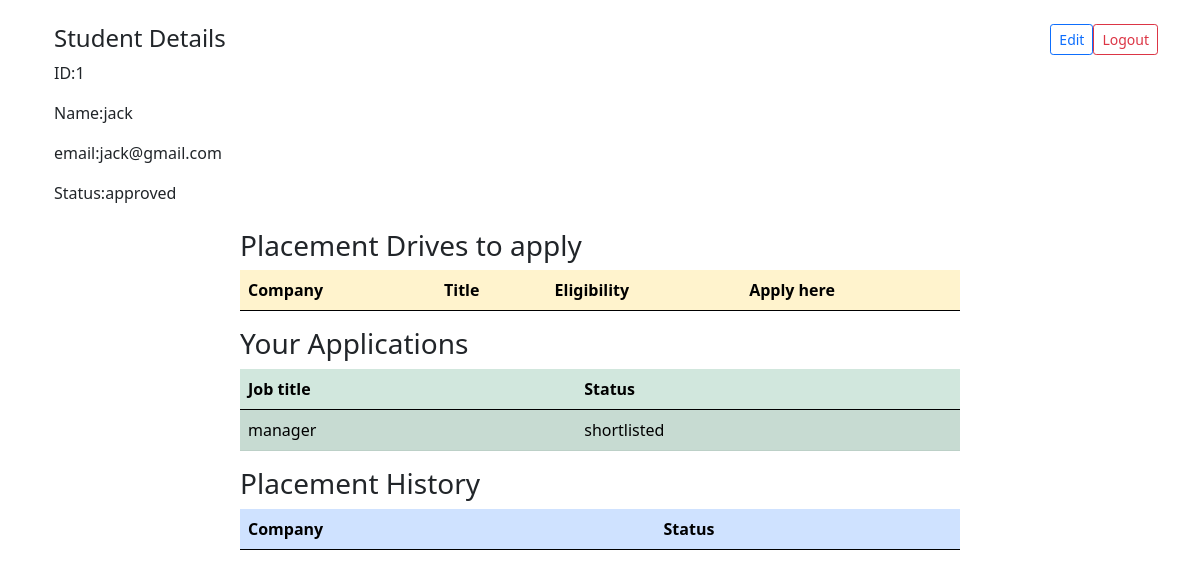
The page /student (signed in) on the database its author committed.
### app.py (models this page shows)
class User_student(db.Model):
    student_id=db.Column(db.Integer, primary_key=True)
    username=db.Column(db.String(100), nullable=False)
    email=db.Column(db.String(100), unique=True)
    password=db.Column(db.String(100), nullable=False)
    student_name=db.Column(db.String(100))
    role=db.Column(db.String(20))
    cgpa=db.Column(db.Float)
    resume=db.Column(db.String(200))
    approval_status=db.Column(db.String(20), default="approved")

class Application(db.Model):
    student_app_id=db.Column(db.Integer, primary_key=True)
    student_id=db.Column(db.Integer)
    drive_id=db.Column(db.Integer)
    application_date=db.Column(db.DateTime, default=lambda:datetime.now(timezone.utc))
    status=db.Column(db.String(20), default="applied")

class Placement_drive(db.Model):
    drive_id=db.Column(db.Integer, primary_key=True)
    job_title=db.Column(db.String(100),nullable=False)
    description=db.Column(db.String(300))
    eligibility=db.Column(db.String(200))
    deadline=db.Column(db.String(50))
    company_id=db.Column(db.Integer)
    status=db.Column(db.String(20), default="pending")

### app.py (the view)
@app.route('/student')
def student():
    if 'user_id' not in session:
        return('/')
    user_id=session['user_id']
    student=User_student.query.get(user_id)
    placements=Placement.query.filter_by(student_id=user_id).all()
    drives=db.session.query(Placement_drive,User_company).join(User_company,Placement_drive.company_id==User_company.company_id).filter(Placement_drive.status=="approved",
                                                           User_company.approval_status=="approved").all()
    applications=db.session.query(Application,Placement_drive).join(Placement_drive,Application.drive_id==Placement_drive.drive_id).filter(Application.student_id==user_id).all()
    return render_template("student.html", student=student, placements=placements,drives=drives, applications=applications)

### templates/student.html (shortened to what this page needs)
<!DOCTYPE html>
<html lang="en">
<head>
    <link rel="stylesheet" href="{{url_for('static', filename='style.css')}}">
    <link href="https://cdn.jsdelivr.net/npm/bootstrap@5.0.2/dist/css/bootstrap.min.css" rel="stylesheet">
</head>
<body>
    <div class="container mb-4">
            <nav>
                <a href="/logout" class="btn btn-outline-danger btn-sm float-end">Logout</a>
                <a href="/edit_student" class="btn btn-outline-primary btn-sm float-end">Edit</a>
            </nav>
        </div>
    <div class="container mb-4">
        <div class="container mt-2">
        <h4>Student Details</h4>
            <p>ID:{{student.student_id}}</p>
            <p>Name:{{student.student_name}}</p>
            <p>email:{{student.email}}</p>
            <p>Status:{{student.approval_status}}</p>
        </div>
    </div>
    <div id="main">
        <div id="canvas">
            <h3> Placement Drives to apply</h3>
            <table class="table table-warning table-striped">
                <thead>
                    <tr>
                        <th>Company</th>
                        <th>Title</th>
                        <th>Eligibility</th>
                        <th>Apply here</th>
                    </tr>
                </thead>
            </table>
            <h3>Your Applications</h3>
            <table class="table table-success table-striped">
                <thead>
                    <tr>
                        <th>Job title</th>
                        <th>Status</th>
                    </tr>
                </thead>
                <tbody>
                    {% for app,drive in applications %}
                    <tr>
                        <td>{{drive.job_title}}</td>
                        <td>{{app.status}}</td>
                    </tr>
                    {% endfor %}
                </tbody>
            </table>
            <h3>Placement History</h3>
            <table class="table table-primary table-striped">
                <thead>
                    <tr>
                        <th>Company</th>
                        <th>Status</th>
                    </tr>
                </thead>
            </table>
        </div>
    </div>
</body>
</html>

### static/style.css (style rules this page uses)
* { margin: 0px; }
#main, #canvas { border: transparent; }
#canvas { width: 60%; height: 700px; margin: auto; }

### rows shown on the page
User_student: student_id "1", student_name "jack", email "jack@gmail.com", approval_status "approved"
Application: job_title "manager", status "shortlisted"
